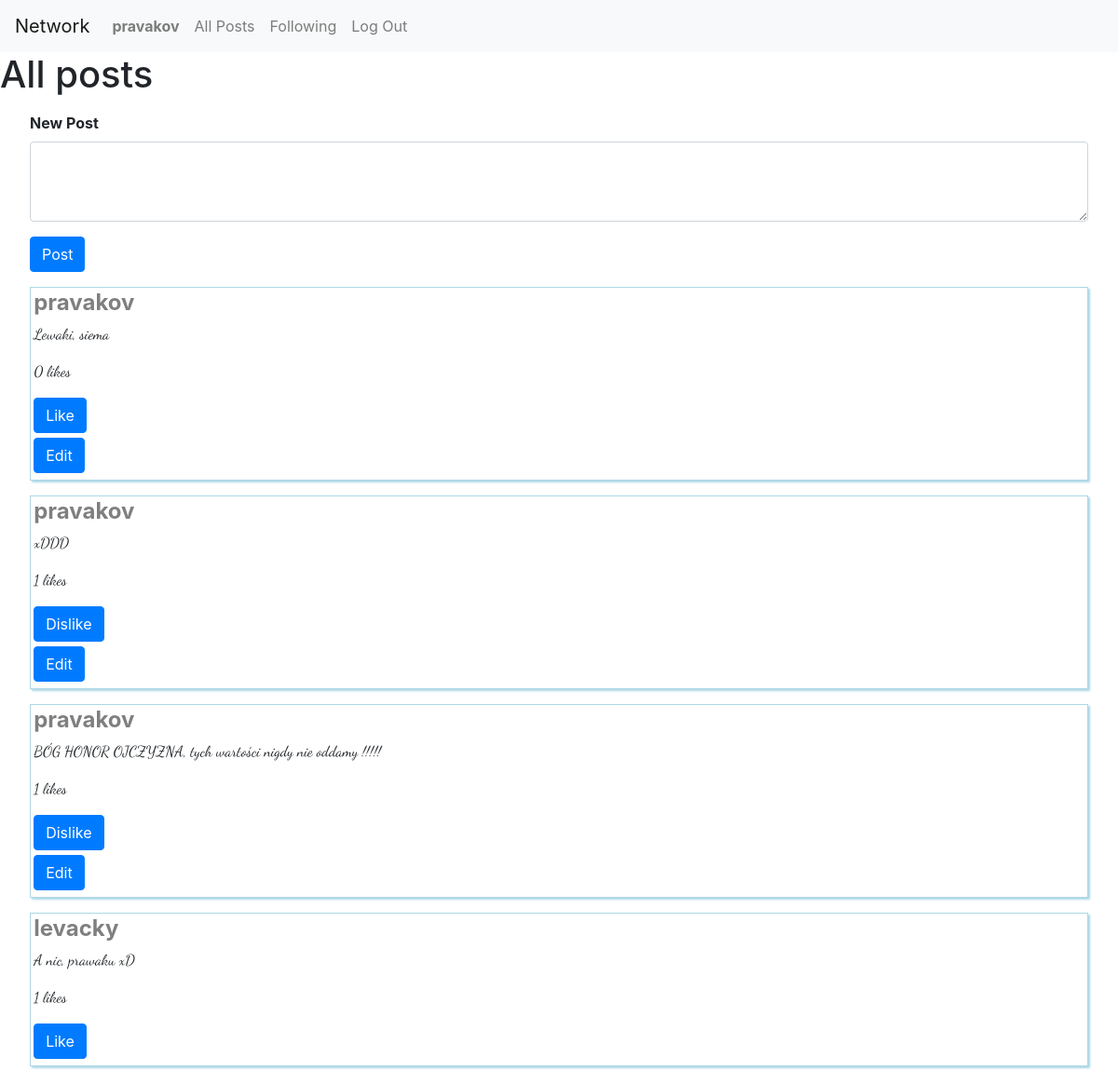
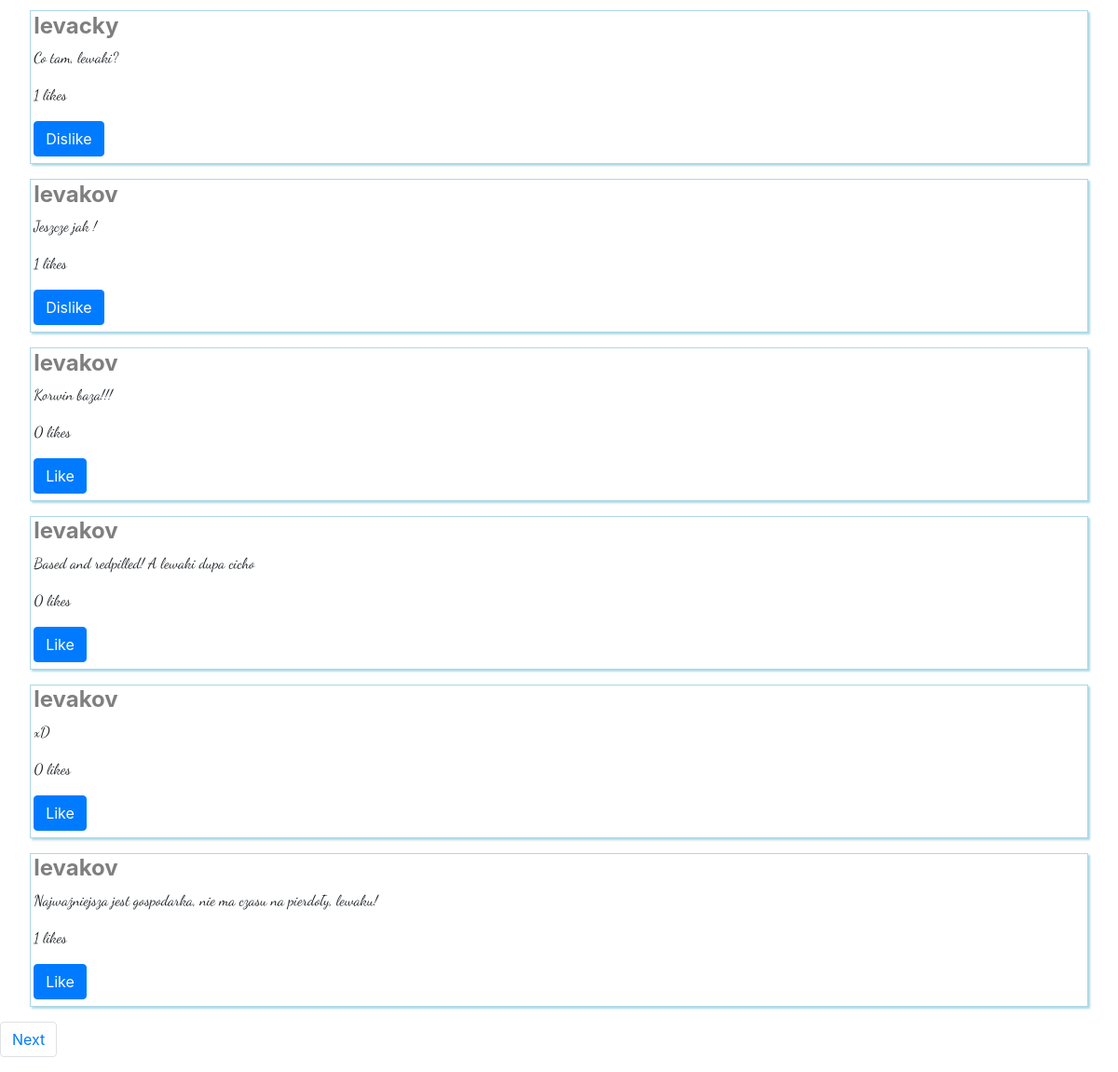
The app's page / (signed in) with its own data (2 pictures, top to bottom).
### network/models.py (models this page shows, shortened)
class User(AbstractUser):
    followers = models.ManyToManyField('self', symmetrical=False)

class Post(models.Model):
    author = models.ForeignKey(User, on_delete=models.CASCADE, related_name="author")
    content = models.CharField(max_length=8900)
    liked_by = models.ManyToManyField(User, blank=True, related_name="liked_by")

### network/views.py (the view)
# urls.py: path("", views.index, name="index"),
def index(request, following=False):
    page_num = request.GET.get('page', 1)
    user_name = request.user.username
    if (user_name and following):
        logged_user = User.objects.get(username=user_name)
        following = User.objects.filter(followers=logged_user)
        page = utils.get_posts(page_num, user_name, following)
    elif user_name:
        page = utils.get_posts(page_num, user_name)
    else:
        page = utils.get_posts(page_num)
    return render(request, "network/index.html", {
        "posts": page
    })

### network/utils.py (called while the page is built)
def get_posts(page_num, logged_user=None, profile=None):
    posts =[]
    if profile is None:
        posts_query = Post.objects.all()
        posts = list(reversed(posts_query))
    elif type(profile) is User:
        posts_query = Post.objects.filter(author=profile)
        posts = list(reversed(posts_query))
    else:
        for followed in profile:
            posts_query = Post.objects.filter(author=followed)
            posts += list(reversed(posts_query))
    postsPag = Paginator(posts, 10)
    page = postsPag.page(page_num)
    for post in page:
        if(logged_user):
            is_liked = post.liked_by.filter(username = logged_user).exists()
            post.is_liked = is_liked
        likes = post.liked_by.all()
        post.likes = len(likes)
    return page

### network/templates/network/index.html (shortened to what this page needs)
{% extends "network/layout.html" %}
{% block body %}
    <h1>All posts</h1>
    {% if user.is_authenticated %}
    <div class="comment-box">
        <form id="new-post">
            <div class="form-group">
                <label for="postText"><strong>New Post </strong> </label>
                <textarea class="form-control" id="postText" rows="3"></textarea>
            </div>
            <button type="submit" class="btn btn-primary">Post</button>
        </form>
    </div>
    {% endif %}
    <section class="posts">
        {% for post in posts %}
            <div class='post-container'>
                <h4><a href="{% url 'profile' post.author.id %}">{{ post.author }}</a></h4>
                <p class="text">{{ post.content }}</p>
                <p class="text">{{ post.likes }} likes</p>
                {% if user.is_authenticated %}
                    <form class="toggle-like">
                        {% if post.is_liked %}
                            <button class="btn btn-primary" data-method="DELETE" data-id={{post.id}}> Dislike</button>
                        {% else %}
                            <button class="btn btn-primary" data-method="POST" data-id={{post.id}}>Like</button>
                        {% endif %}
                    </form>
                {% endif %}
                {% if user.is_authenticated and user == post.author %}
                    <form class="edit">
                        <button class="btn btn-primary" data-id={{post.id}}> Edit </button>
                    </form>
                {% endif %}
            </div>
        {% endfor %}
    </section>
    <ul class="pagination">
        {% if posts.has_next %}
            <li class="page-item"><a class="page-link" href="?page={{ posts.next_page_number }}">Next</a></li>
        {% endif %}
    </ul>
{% endblock %}

### network/templates/network/layout.html (shortened to what this page needs)
{% load static %}
<!DOCTYPE html>
<html lang="en">
    <head>
        <link rel="stylesheet" href="https://stackpath.bootstrapcdn.com/bootstrap/4.4.1/css/bootstrap.min.css">
        <link href="{% static 'network/styles.css' %}" rel="stylesheet">
    </head>
    <body>
        <nav class="navbar navbar-expand-lg navbar-light bg-light">
            <a class="navbar-brand" href="#">Network</a>
            <div>
              <ul class="navbar-nav mr-auto">
                {% if user.is_authenticated %}
                    <li class="nav-item">
                        <a class="nav-link" href="#"><strong>{{ user.username }}</strong></a>
                    </li>
                {% endif %}
                <li class="nav-item">
                  <a class="nav-link" href="{% url 'index' %}">All Posts</a>
                </li>
                {% if user.is_authenticated %}
                    <li class="nav-item">
                        <a class="nav-link" href="{% url 'following' user.id %}" >Following</a>
                    </li>
                    <li class="nav-item">
                        <a class="nav-link" href="{% url 'logout' %}">Log Out</a>
                    </li>
                {% endif %}
              </ul>
            </div>
          </nav>
        <div class="body">
            {% block body %}
            {% endblock %}
        </div>
    </body>
</html>

### network/static/network/styles.css (style rules this page uses)
.comment-box { max-width: 1300px; margin: 1rem 2rem; }
.post-container { border: 0.25px solid lightblue; box-shadow: 2px 2px 2px lightblue; margin: 1rem 2rem; padding: 0.1rem 0.2rem; }
.post-container h4 { font-weight: bold; color: rgba(0,0,0,.5); }
.post-container h4 a { color: rgba(0,0,0,.5); }
.toggle-like, .edit { margin-bottom: 5px; }
.text { font-family: 'Dancing Script', cursive; }

### records on screen
User: username "pravakov"
Post: author "pravakov", content "Lewaki, siema", likes "0"
Post: author "pravakov", content "xDDD", likes "1"
Post: author "pravakov", content "BÓG HONOR OJCZYZNA, tych wartości nigdy nie oddamy !!!!!", likes "1"
Post: author "levacky", content "A nic, prawaku xD", likes "1"
Post: author "levacky", content "Co tam, lewaki?", likes "1"
Post: author "levakov", content "Jeszcze jak !", likes "1"
Post: author "levakov", content "Korwin baza!!!", likes "0"
Post: author "levakov", content "Based and redpilled! A lewaki dupa cicho", likes "0"
Post: author "levakov", content "xD", likes "0"
Post: author "levakov", content "Najważniejsza jest gospodarka, nie ma czasu na pierdoły, lewaku!", likes "1"
